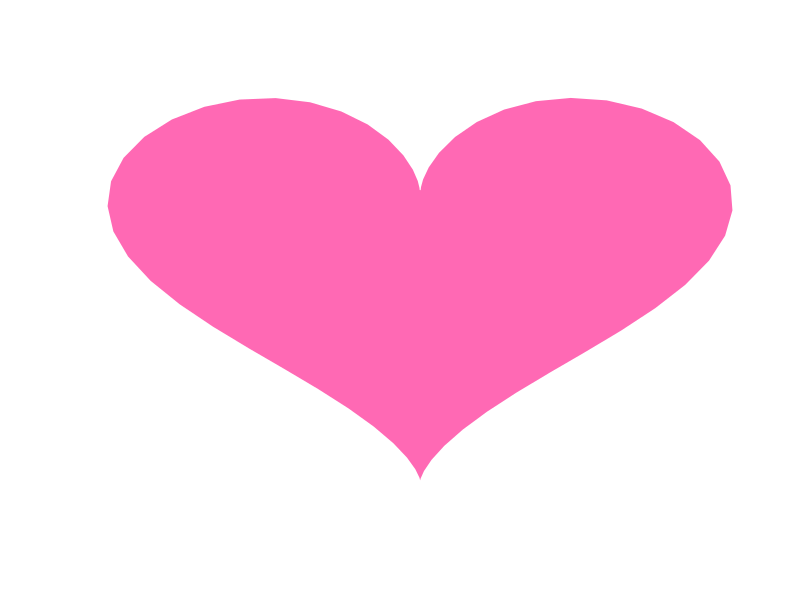

Write the R code that produced this figure.
# Heart shaped to one's content
# Goal: Build code to draw a heart shape according to one's wishes :)
# Current progress + next steps: 
# 1. Adapted basic plot from: https://stackoverflow.com/questions/8082429/plot-a-heart-in-r by commenter 42-
# 2. Thinking of ways to be able to make this modifiable
# 3. Try plotting other formulas?

# Blank plot
plot.new()

# Set up t values
dat <- data.frame(t=seq(0, 2*pi, by=0.1)) 

# Function to generate X and Y values to draw a heart
xhrt <- function(t) 16*sin(t)^3
yhrt <- function(t) 13*cos(t)-5*cos(2*t)-2*cos(3*t)-cos(4*t)

# Calculate X and Y for each t
dat$y=yhrt(dat$t)
dat$x=xhrt(dat$t)

with(dat, plot(x,y, type="l", col="white", axes=F, xlab=NA, ylab=NA))
with(dat, polygon(x,y, border="white", col="hotpink"))   

# Script end #
